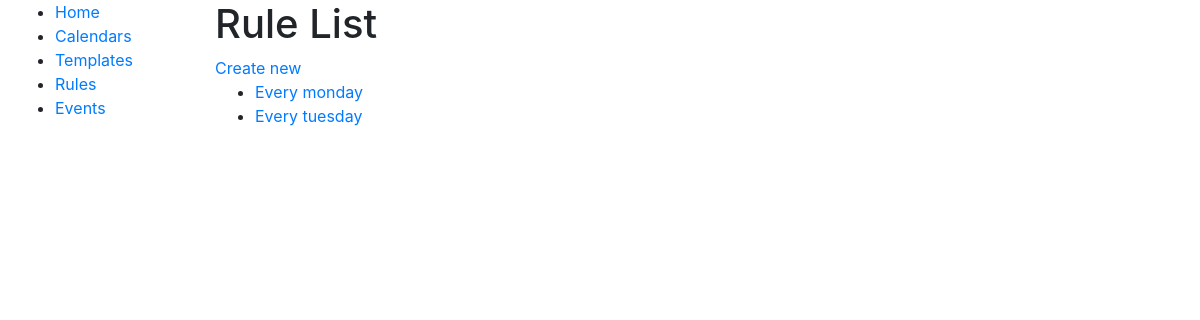
Before: /scheduler/rules with the older database file.
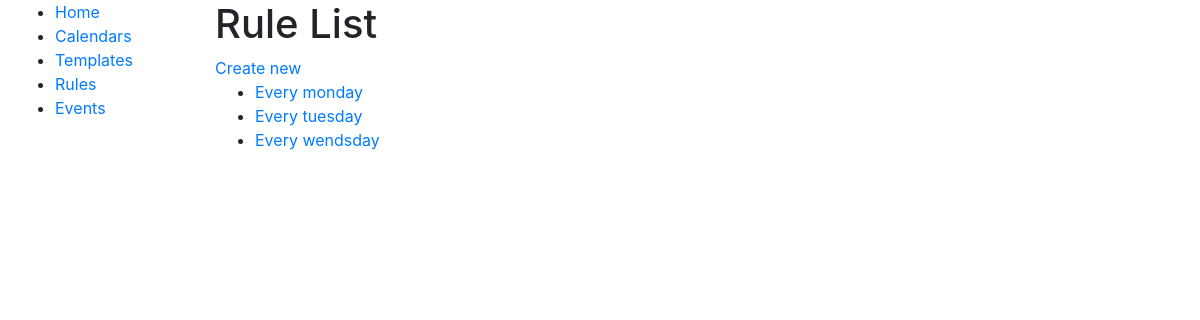
After: the same page with the newer database file.
### scheduler/models.py (models this page shows, shortened)
class SchedulingRule(models.Model):
    freqs = (
        ("YEARLY", "Yearly"),
         ("MONTHLY", "Monthly"),
         ("WEEKLY", "Weekly"),
         ("DAILY", "Daily"),
    )
    _week_days = {
        'MO': MO,
        'TU': TU,
        'WE': WE,
        'TH': TH,
        'FR': FR,
        'SA': SA,
        'SU': SU
    }
    name = models.CharField(max_length=50)
    description = models.TextField()
    frequency = models.CharField("frequency", choices=freqs, max_length=10)
    params = models.TextField("params", blank=True)
    def get_absolute_url(self):
        return reverse('rule-detail', args=[str(self.id)])

### scheduler/views.py (the view)
# urls.py: path('rules', views.SchedulingRuleListView.as_view(), name='rules'),
class SchedulingRuleListView(generic.ListView):
    model = SchedulingRule

### scheduler/templates/scheduler/schedulingrule_list.html (shortened to what this page needs)
{% extends "base_generic.html" %}
{% block content %}
    <h1>Rule List</h1>
    <a href="{% url 'rule-create' %}">Create new</a>
    {% if schedulingrule_list %}
    <ul>
      {% for rule in schedulingrule_list %}
      <li>
        <a href="{{ rule.get_absolute_url }}">{{ rule.name }}</a>
      </li>
      {% endfor %}
    </ul>
    {% else %}
      <p>No rules have been created.</p>
    {% endif %}
{% endblock %}

### scheduler/templates/base_generic.html (shortened to what this page needs)
<!DOCTYPE html>
<html lang="en">
<head>
  {% load bootstrap4 %}
  {% bootstrap_css %}
</head>
<body>
  <div class="container-fluid">
    <div class="row">
      <div class="col-sm-2">
      {% block sidebar %}
      <ul class="sidebar-nav">
          <li><a href="{% url 'index' %}">Home</a></li>
          <li><a href="{% url 'calendars' %}">Calendars</a></li>
          <li><a href="{% url 'templates' %}">Templates</a></li>
          <li><a href="{% url 'rules' %}">Rules</a></li>
          <li><a href="{% url 'events' %}">Events</a></li>
      </ul>
     {% endblock %}
      </div>
      <div class="col-sm-10 ">
      {% block content %}{% endblock %}
      </div>
    </div>
  </div>
</body>
</html>

Changed rows visible on the page:
added SchedulingRule: name "Every wendsday"
